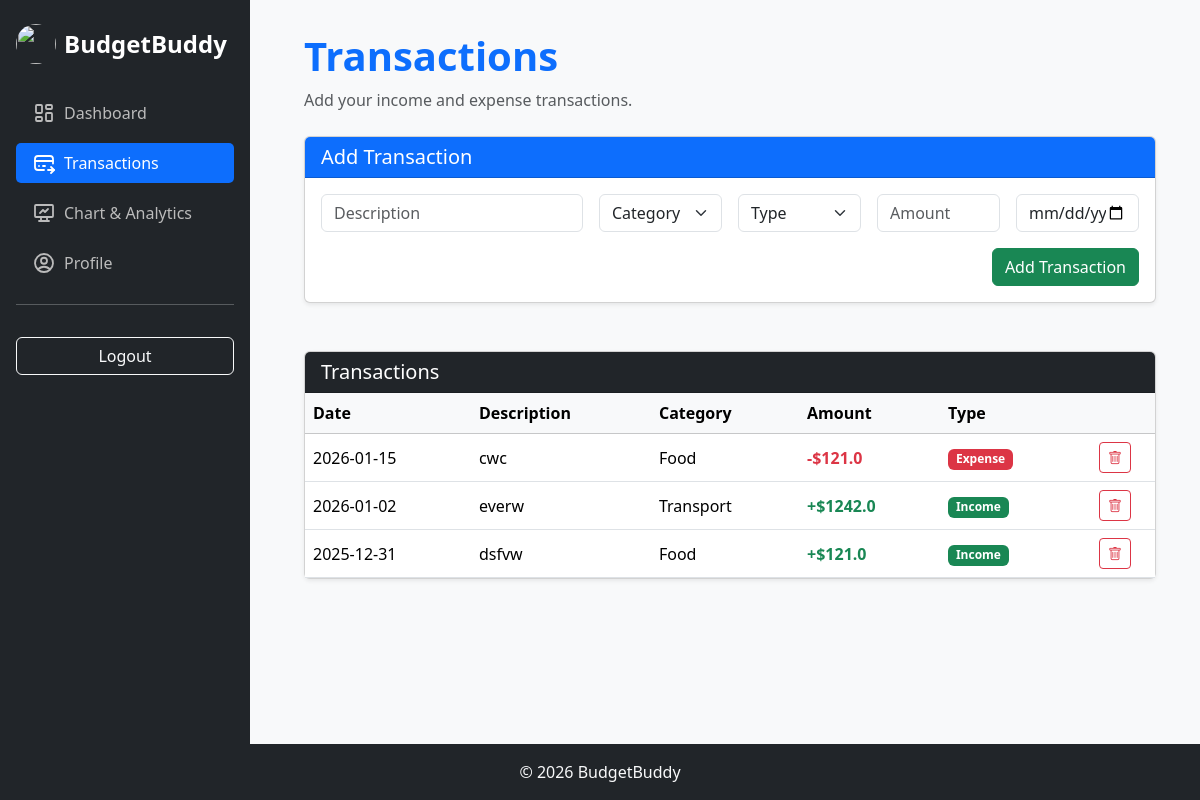
/transactions (signed in), run on the app's committed database.
### tables this page shows
CREATE TABLE "transactions" (
    id INTEGER PRIMARY KEY AUTOINCREMENT,
    user_id INTEGER NOT NULL,
    description TEXT NOT NULL,
    category TEXT NOT NULL,
    type TEXT NOT NULL CHECK(type IN ('income','expenses')),
    amount REAL NOT NULL,
    date TEXT NOT NULL,
    FOREIGN KEY(user_id) REFERENCES users(id)
);

### app.py (the view, shortened to what this page needs)
@app.route("/transactions", methods=["GET", "POST"])
@login_required
def transactions():
    user_id = current_user.id
    with get_db_connection() as conn:
        cur = conn.cursor()
        cur.execute("SELECT * FROM transactions WHERE user_id=? ORDER BY date DESC", (user_id,))
        transactions = cur.fetchall()
    transactions = format_transactions(transactions)
    return render_template("transactions.html", transactions=transactions, current_year=datetime.now().year, user=current_user)

### app.py (called while the page is built)
@login_manager.user_loader
def load_user(user_id):
    return User.get(user_id)

def get_db_connection():
    conn = sqlite3.connect("finance.db")
    conn.row_factory = sqlite3.Row
    return conn

    @staticmethod
    def get(user_id):
        conn = sqlite3.connect("finance.db")
        conn.row_factory = sqlite3.Row
        cur = conn.cursor()
        cur.execute("SELECT * FROM users WHERE id = ?", (user_id,))
        user = cur.fetchone()
        conn.close()
        if not user:
            return None
        return User(user["id"], user["username"])

### helpers.py (called while the page is built)
def format_transactions(transactions):
    transactions = [dict(txn) for txn in transactions]
    for txn in transactions:
        txn["date"] = txn["date"].split(" ")[0]
    return transactions

### templates/transactions.html (shortened to what this page needs)
{% extends "layout_LoggedIn.html" %}
{% block content %}
<div class="d-flex flex-column flex-md-row justify-content-between align-items-start align-items-md-center mb-4 gap-3">
    <div>
        <h1 class="fw-bold text-primary">Transactions</h1>
        <p class="text-muted mb-0">Add your income and expense transactions.</p>
    </div>
</div>
<div class="card shadow-sm mb-5">
    <div class="card-header bg-primary text-white">
        <h5 class="mb-0">Add Transaction</h5>
    </div>
    <div class="card-body">
        <form action="{{ url_for('transactions') }}" method="post">
            <div class="row g-3">
                <div class="col-12 col-md-4">
                    <input type="text" name="description" class="form-control" placeholder="Description" required>
                </div>
                <div class="col-12 col-md-2">
                    <select name="category" class="form-select" required>
                        <option value="" disabled selected>Category</option>
                    </select>
                </div>
                <div class="col-12 col-md-2">
                    <select name="type" class="form-select" required>
                        <option value="" disabled selected>Type</option>
                    </select>
                </div>
                <div class="col-12 col-md-2">
                    <input type="number" step="0.01" name="amount" class="form-control" placeholder="Amount" required>
                </div>
                <div class="col-12 col-md-2">
                    <input type="date" name="date" class="form-control" required>
                </div>
            </div>
            <div class="mt-3 text-end">
                <button type="submit" class="btn btn-success">Add Transaction</button>
            </div>
        </form>
    </div>
</div>
<div class="card shadow-sm">
    <div class="card-header bg-dark text-white">
        <h5 class="mb-0">Transactions</h5>
    </div>
    <div class="card-body p-0 table-responsive">
        <table class="table mb-0 align-middle">
            <thead class="table-light">
                <tr>
                    <th>Date</th>
                    <th>Description</th>
                    <th>Category</th>
                    <th>Amount</th>
                    <th>Type</th>
                    <th class="text-center"></th>
                </tr>
            </thead>
            <tbody>
                {% if transactions %}
                    {% for txn in transactions %}
                        <tr>
                            <td>{{ txn.date }}</td>
                            <td>{{ txn.description }}</td>
                            <td>{{ txn.category }}</td>
                            <td>
                                {% if txn.type == 'income' %}
                                    <span class="text-success fw-bold">+${{ txn.amount }}</span>
                                {% else %}
                                    <span class="text-danger fw-bold">-${{ txn.amount }}</span>
                                {% endif %}
                            </td>
                            <td>
                                {% if txn.type == 'income' %}
                                    <span class="badge bg-success">Income</span>
                                {% else %}
                                    <span class="badge bg-danger">Expense</span>
                                {% endif %}
                            </td>
                            <td class="text-center">
                                <form action="{{ url_for('delete_transaction', txn_id=txn.id) }}"
                                      method="post"
                                      onsubmit="return confirm('Delete this transaction?');">
                                    <button class="btn btn-sm btn-outline-danger">
                                        <i class="bi bi-trash"></i>
                                    </button>
                                </form>
                            </td>
                        </tr>
                    {% endfor %}
                {% else %}
                    <tr>
                        <td colspan="6" class="text-center text-muted py-3">
                            No transactions yet.
                        </td>
                    </tr>
                {% endif %}
            </tbody>
        </table>
    </div>
</div>
{% endblock %}

### templates/layout_LoggedIn.html (style rules this page uses)
:root { --primary: #0d6efd; --accent: #41b8d5; --success: #198754; --danger: #dc3545; --warning: #ffc107; --info: #0dcaf0; --text-primary: #1e293b; --text-secondary: #64748b; --bg-light: #f8fafc; --border: #e2e8f0; }
body { background-color: #f8f9fa; min-height: 100vh; display: flex; flex-direction: column; }

### data on the page
transactions: date "2026-01-15", description "cwc", category "Food", amount "121.0", type "Expense"
transactions: date "2026-01-02", description "everw", category "Transport", amount "1242.0", type "Income"
transactions: date "2025-12-31", description "dsfvw", category "Food", amount "121.0", type "Income"
